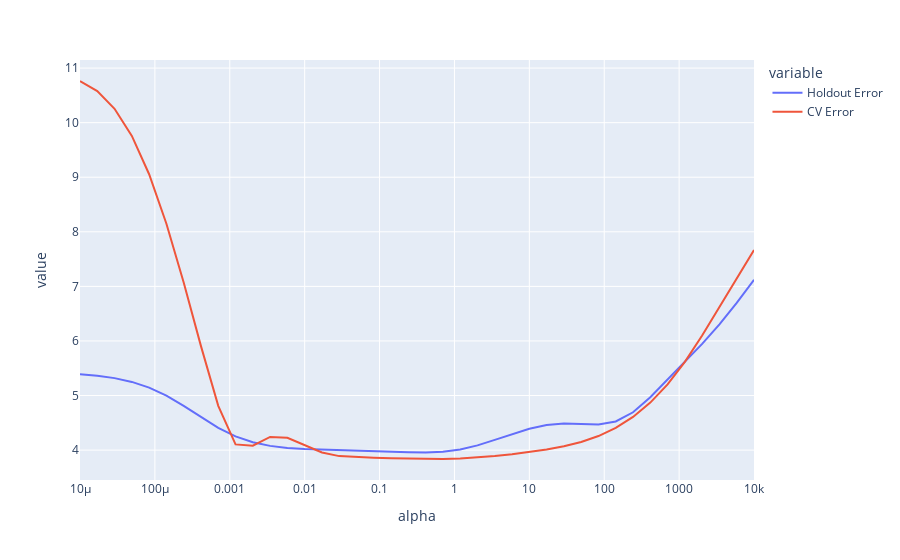

The code cell stored with this chart in its notebook:
### Markdown cell above
The code below shows the holdout error that we computed in the previous problem as well as the 4-fold cross validation error. Note that the cross validation error shows a similar dependency on alpha relative to the holdout error. This is because they are both doing the same thing, namely trying to estimate the expected error on unseen data drawn from distribution from which the training set was drawn. 

In other words, this figure compares the holdout method with 4-fold cross validation.

### Code cell
px.line(error_vs_alpha, x = "alpha", y = ["Holdout Error", "CV Error"], log_x=True)

### Figure 1 — Plotly figure (JSON) as saved in the notebook; plotly's stock layout.template omitted (floating-point values rounded to 4 significant figures)
{"data": [{"hovertemplate": "variable=Holdout Error<br>alpha=%{x}<br>value=%{y}<extra></extra>", "legendgroup": "Holdout Error", "line": {"color": "#636efa", "dash": "solid"}, "marker": {"symbol": "circle"}, "mode": "lines", "name": "Holdout Error", "orientation": "v", "showlegend": true, "type": "scatter", "x": [1e-05, 1.701e-05, 2.894e-05, 4.924e-05, 8.377e-05, 0.0001425, 0.0002424, 0.0004125, 0.0007017, 0.001194, 0.002031, 0.003455, 0.005878, 0.01, 0.01701, 0.02894, 0.04924, 0.08377, 0.1425, 0.2424, 0.4125, 0.7017, 1.194, 2.031, 3.455, 5.878, 10, 17.01, 28.94, 49.24, 83.77, 142.5, 242.4, 412.5, 701.7, 1194.0, 2031.0, 3455.0, 5878.0, 10000], "xaxis": "x", "y": [5.39, 5.363, 5.319, 5.25, 5.145, 4.998, 4.81, 4.603, 4.408, 4.253, 4.145, 4.078, 4.039, 4.018, 4.008, 4.001, 3.994, 3.985, 3.973, 3.962, 3.958, 3.971, 4.012, 4.086, 4.187, 4.296, 4.392, 4.459, 4.486, 4.479, 4.47, 4.524, 4.693, 4.968, 5.29, 5.615, 5.946, 6.304, 6.699, 7.119], "yaxis": "y"}, {"hovertemplate": "variable=CV Error<br>alpha=%{x}<br>value=%{y}<extra></extra>", "legendgroup": "CV Error", "line": {"color": "#EF553B", "dash": "solid"}, "marker": {"symbol": "circle"}, "mode": "lines", "name": "CV Error", "orientation": "v", "showlegend": true, "type": "scatter", "x": [1e-05, 1.701e-05, 2.894e-05, 4.924e-05, 8.377e-05, 0.0001425, 0.0002424, 0.0004125, 0.0007017, 0.001194, 0.002031, 0.003455, 0.005878, 0.01, 0.01701, 0.02894, 0.04924, 0.08377, 0.1425, 0.2424, 0.4125, 0.7017, 1.194, 2.031, 3.455, 5.878, 10, 17.01, 28.94, 49.24, 83.77, 142.5, 242.4, 412.5, 701.7, 1194.0, 2031.0, 3455.0, 5878.0, 10000], "xaxis": "x", "y": [10.76, 10.58, 10.25, 9.756, 9.055, 8.148, 7.07, 5.905, 4.811, 4.104, 4.08, 4.241, 4.225, 4.087, 3.957, 3.89, 3.868, 3.859, 3.85, 3.842, 3.837, 3.838, 3.848, 3.867, 3.893, 3.925, 3.963, 4.01, 4.07, 4.149, 4.257, 4.407, 4.608, 4.87, 5.204, 5.617, 6.1, 6.625, 7.158, 7.666], "yaxis": "y"}], "layout": {"autosize": true, "legend": {"title": {"text": "variable"}, "tracegroupgap": 0}, "margin": {"t": 60}, "xaxis": {"anchor": "y", "autorange": true, "domain": [0, 1], "range": [-5, 4], "title": {"text": "alpha"}, "type": "log"}, "yaxis": {"anchor": "x", "autorange": true, "domain": [0, 1], "range": [3.452, 11.15], "title": {"text": "value"}, "type": "linear"}}}
